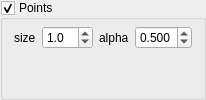
              <widget class="QGroupBox" name="groupbox_plot_points">
               <property name="title">
                <string>Points</string>
               </property>
               <property name="flat">
                <bool>false</bool>
               </property>
               <property name="checkable">
                <bool>true</bool>
               </property>
               <layout class="QVBoxLayout" name="verticalLayout_17">
                <property name="topMargin">
                 <number>6</number>
                </property>
                <property name="bottomMargin">
                 <number>6</number>
                </property>
                <item>
                 <layout class="QHBoxLayout" name="horizontalLayout_5">
                  <item>
                   <layout class="QFormLayout" name="formLayout_18">
                    <property name="sizeConstraint">
                     <enum>QLayout::SetDefaultConstraint</enum>
                    </property>
                    <property name="fieldGrowthPolicy">
                     <enum>QFormLayout::ExpandingFieldsGrow</enum>
                    </property>
                    <property name="labelAlignment">
                     <set>Qt::AlignLeading|Qt::AlignLeft|Qt::AlignVCenter</set>
                    </property>
                    <property name="formAlignment">
                     <set>Qt::AlignLeading|Qt::AlignLeft|Qt::AlignTop</set>
                    </property>
                    <property name="verticalSpacing">
                     <number>0</number>
                    </property>
                    <item row="1" column="0">
                     <widget class="QLabel" name="label_55">
                      <property name="text">
                       <string>size</string>
                      </property>
                      <property name="textFormat">
                       <enum>Qt::AutoText</enum>
                      </property>
                     </widget>
                    </item>
                    <item row="1" column="1">
                     <widget class="QDoubleSpinBox" name="spinbox_plot_szPoint">
                      <property name="sizePolicy">
                       <sizepolicy hsizetype="MinimumExpanding" vsizetype="Fixed">
                        <horstretch>0</horstretch>
                        <verstretch>0</verstretch>
                       </sizepolicy>
                      </property>
                      <property name="minimumSize">
                       <size>
                        <width>0</width>
                        <height>0</height>
                       </size>
                      </property>
                      <property name="decimals">
                       <number>1</number>
                      </property>
                      <property name="minimum">
                       <double>0.100000000000000</double>
                      </property>
                      <property name="maximum">
                       <double>99.000000000000000</double>
                      </property>
                      <property name="singleStep">
                       <double>0.100000000000000</double>
                      </property>
                      <property name="value">
                       <double>1.000000000000000</double>
                      </property>
                     </widget>
                    </item>
                   </layout>
                  </item>
                  <item>
                   <layout class="QFormLayout" name="formLayout_22">
                    <property name="sizeConstraint">
                     <enum>QLayout::SetDefaultConstraint</enum>
                    </property>
                    <property name="fieldGrowthPolicy">
                     <enum>QFormLayout::ExpandingFieldsGrow</enum>
                    </property>
                    <property name="labelAlignment">
                     <set>Qt::AlignLeading|Qt::AlignLeft|Qt::AlignVCenter</set>
                    </property>
                    <property name="formAlignment">
                     <set>Qt::AlignLeading|Qt::AlignLeft|Qt::AlignTop</set>
                    </property>
                    <property name="verticalSpacing">
                     <number>0</number>
                    </property>
                    <item row="1" column="0">
                     <widget class="QLabel" name="label_56">
                      <property name="text">
                       <string>alpha</string>
                      </property>
                      <property name="textFormat">
                       <enum>Qt::AutoText</enum>
                      </property>
                     </widget>
                    </item>
                    <item row="1" column="1">
                     <widget class="QDoubleSpinBox" name="spinbox_plot_transpPoint">
                      <property name="sizePolicy">
                       <sizepolicy hsizetype="MinimumExpanding" vsizetype="Fixed">
                        <horstretch>0</horstretch>
                        <verstretch>0</verstretch>
                       </sizepolicy>
                      </property>
                      <property name="minimumSize">
                       <size>
                        <width>0</width>
                        <height>0</height>
                       </size>
                      </property>
                      <property name="decimals">
                       <number>3</number>
                      </property>
                      <property name="minimum">
                       <double>0.001000000000000</double>
                      </property>
                      <property name="maximum">
                       <double>1.000000000000000</double>
                      </property>
                      <property name="singleStep">
                       <double>0.100000000000000</double>
                      </property>
                      <property name="value">
                       <double>0.500000000000000</double>
                      </property>
                     </widget>
                    </item>
                   </layout>
                  </item>
                 </layout>
                </item>
               </layout>
              </widget>
